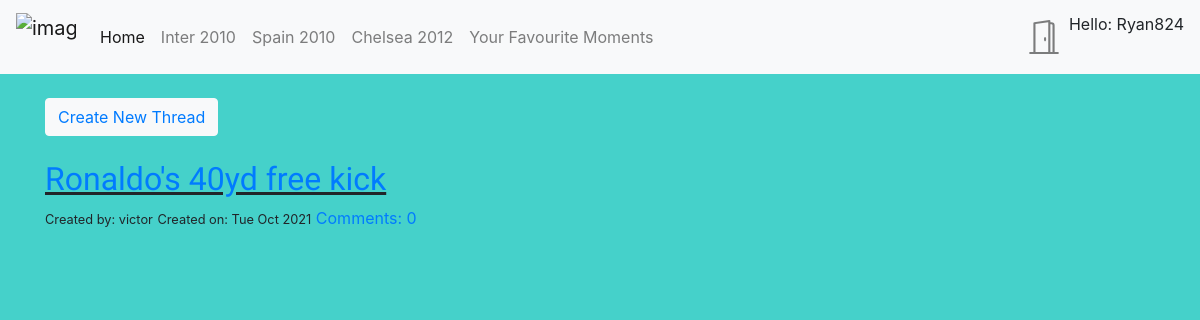
/thread/ (signed in), run on the app's committed database.
### newapp/models.py (models this page shows, shortened)
class Thread(models.Model):
    name = models.ForeignKey('auth.User', on_delete=models.CASCADE)
    age = models.CharField(max_length = 150)
    country = models.CharField(max_length = 150)
    title = models.CharField(max_length = 150)
    text = models.TextField()
    created_date = models.DateTimeField(default = timezone.now)
    def approve_comments(self):
        return self.comments.filter(approved_comment=True)

### newapp/views.py (the view)
# urls.py: path('thread/',views.ThreadListView.as_view(),name='thread_list'),
class ThreadListView(ListView):
    model = Thread
    def get_queryset(self):
        return Thread.objects.filter(created_date__lte=timezone.now()).order_by('-created_date')

### newapp/templates/newapp/thread_list.html (shortened to what this page needs)
{% extends 'newapp/base.html' %}
{% block body_block %}
    <div class="container">
        <br>
        {% if user.is_authenticated %}
        <button type="button" class="btn btn-light"><a href="{% url 'thread_new' %}">Create New Thread</a></button>
        {% else %}
        <p>Sign in to create a new thread or add to one of the ones below!</p>
        {% endif %}
        <br>
        <br>
        {% for thread in thread_list %}
            <div class="post">
                <h2 class="thread_title"><a href="{% url 'thread_detail' pk=thread.pk %}">{{ thread.title }}</a></h2>
                <small>Created by: {{ thread.name }}</small>
                <small>Created on: {{ thread.created_date|date:"D M Y" }}</small>
                <a href="{% url 'thread_detail' pk=thread.pk %}">Comments: {{ thread.approve_comments.count }}</a>
            </div>
        {% endfor %}
        </div>
{% endblock %}

### newapp/templates/newapp/base.html (shortened to what this page needs)
<!DOCTYPE html>
{% load static %}
<html lang="en">
<head>
    <link rel="stylesheet" href="https://cdn.jsdelivr.net/npm/bootstrap@4.6.0/dist/css/bootstrap.min.css">
    <link rel="stylesheet" href="{% static 'css/main.css' %}">
</head>
<body>
  <nav class="navbar navbar-expand-lg sticky_top navbar-light bg-light">
    <a class="navbar-brand" href="">
      <img src="https://i.pinimg.com/originals/51/5e/ed/515eed2e3701d135a33a0be5ac493941.jpg" alt="image not found" width='60' height="48">
    </a>
    <div class="collapse navbar-collapse" id="navbarNavAltMarkup">
      <div class="navbar-nav">
        <a class="nav-link active" href={% url 'home' %}>Home <span class="sr-only">(current)</span></a>
        <a class="nav-link" href={% url 'inter' %}>Inter 2010</a>
        <a class="nav-link" href={% url 'spain' %}>Spain 2010</a>
        <a class="nav-link" href={% url 'chelsea' %}>Chelsea 2012</a>
        <a class="nav-link" href={% url 'thread_list' %}>Your Favourite Moments</a>
      </div>
      <div class="navbar-nav ml-auto">
        {% if user.is_authenticated %}
        <a class="nav-link" href={% url 'logout' %}>
        <a>Hello: {{ user.username }}</a>
        {% endif %}
      </div>
    </div>
  </nav>
    {% block body_block %}
    {% endblock %}
</body>
</html>

### newapp/static/css/main.css (style rules this page uses)
body { background: #45D1CA; }
h2 { text-align: left; text-decoration: underline; font-family: 'Pattaya', sans-serif; }
img { display: block; margin-left: auto; margin-right: auto; }

### data on the page
Thread: title "Ronaldo's 40yd free kick", name "victor", created_date "Tue Oct 2021", approve_comments.count "0"

### other printed values
{{ user.username }} "Ryan824"
